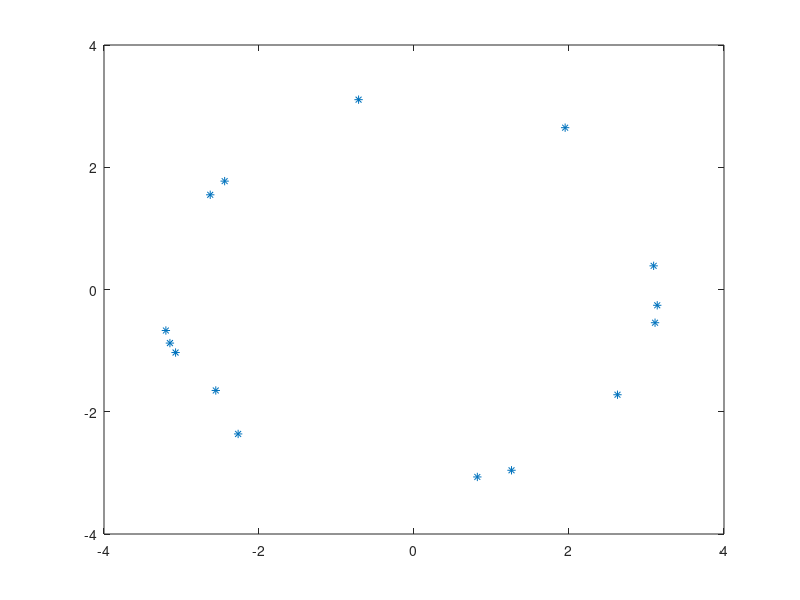

MATLAB code for this plot: (Note: this script raises an error after producing the figure.)
%%%%%%%%%%%%%%%%%%%%%%%%%%%
%%% Test fitting circles %%
%%%%%%%%%%%%%%%%%%%%%%%%%%%

%% fitting a cricle

% data:
n = 15;
phi = sort(2 * pi * rand(n,1));
r   = 3 + 0.3 * rand(n,1);

x = r .* sin(phi);
y = r .* cos(phi);

figure(1); clf
plot(x,y, '*')


%%

[c,r,e] =fitCircle([x'; y'])

%%

B = [x.^2 + y.^2, x, y, ones(n,1)];
[U,S,V] = svd(B);

se1 = V(:,end)

p = se1(1)
q = se1(2:3)
s = se1(4)


%% plot the result
figure(1); clf
plot(x,y, '*')
viscircles(c',r)





